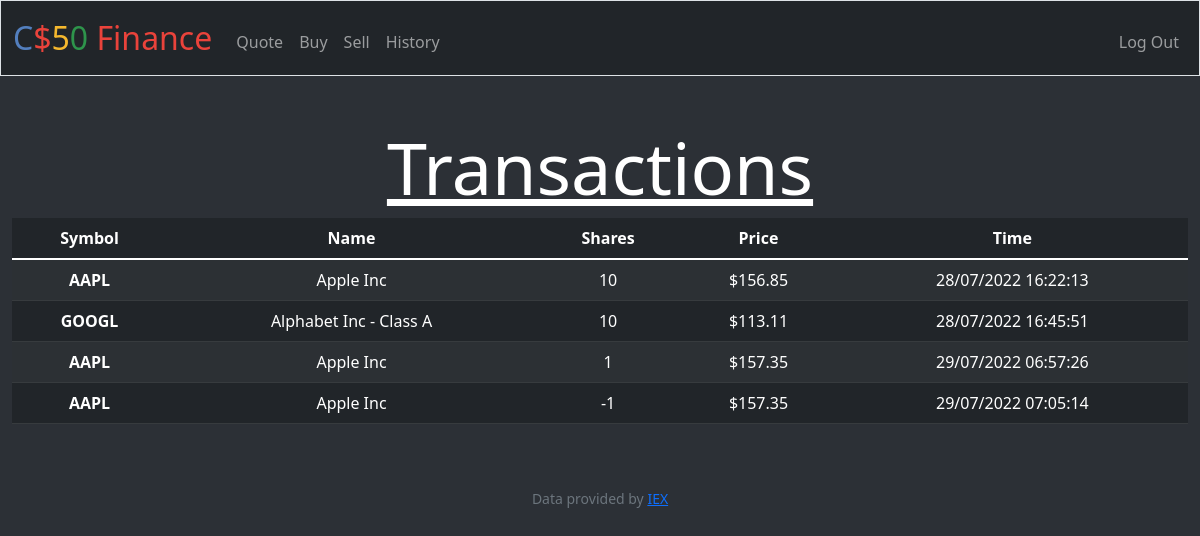
Screenshot of /history (signed in) with the database file from the repository.
### tables this page shows
CREATE TABLE 'transactions' ('id' INTEGER PRIMARY KEY AUTOINCREMENT NOT NULL  , 'user_id'  TEXT NOT NULL  , 'symbol' TEXT NOT NULL, 'shares' INTEGER NOT NULL, 'price'  NUMERIC NOT NULL  , 'time'  TIMESTAMP NOT NULL  , 'name'  TEXT NOT NULL  );

### app.py (the view)
@app.route("/history")
@login_required
def history():
    user = session["user_id"]
    rows = db.execute("SELECT * FROM transactions WHERE user_id = ?", user)
    return render_template("history.html", rows=rows)

### app.py (called while the page is built)
@app.after_request
def after_request(response):
    response.headers["Cache-Control"] = "no-cache, no-store, must-revalidate"
    response.headers["Expires"] = 0
    response.headers["Pragma"] = "no-cache"
    return response

### helpers.py (called while the page is built)
def login_required(f):
    @wraps(f)
    def decorated_function(*args, **kwargs):
        if session.get("user_id") is None:
            return redirect("/login")
        return f(*args, **kwargs)
    return decorated_function

def usd(value):
    return f"${value:,.2f}"

### templates/history.html (shortened to what this page needs)
{% extends "layout.html" %}
{% block main %}
            <h1 class="display-2"><u>Transactions</u></h1>
            <table id="table1" class="table table-striped table-dark table-hover">
                <thead>
                    <tr>
                        <th>Symbol</th>
                        <th>Name</th>
                        <th>Shares</th>
                        <th>Price</th>
                        <th>Time</th>
                    </tr>
                </thead>
                <tbody>
                    {% for row in rows %}
                    <tr>
                        <td><b>{{ row["symbol"] }}</b></td>
                        <td>{{ row["name"] }}</td>
                        <td>{{ row["shares"] }}</td>
                        <td>{{ row["price"] | usd }}</td>
                        <td>{{ row["time"] }}</td>
                    </tr>
                    {% endfor %}
                </tbody>
            </table>
{% endblock %}

### static/styles.css (style rules this page uses)
body { background-color: #2c3036; color: white; }

### rows the page displays
transactions: symbol "AAPL", name "Apple Inc", shares "10", price "$156.85", time "28/07/2022 16:22:13"
transactions: symbol "GOOGL", name "Alphabet Inc - Class A", shares "10", price "$113.11", time "28/07/2022 16:45:51"
transactions: symbol "AAPL", name "Apple Inc", shares "1", price "$157.35", time "29/07/2022 06:57:26"
transactions: symbol "AAPL", name "Apple Inc", shares "-1", price "$157.35", time "29/07/2022 07:05:14"
